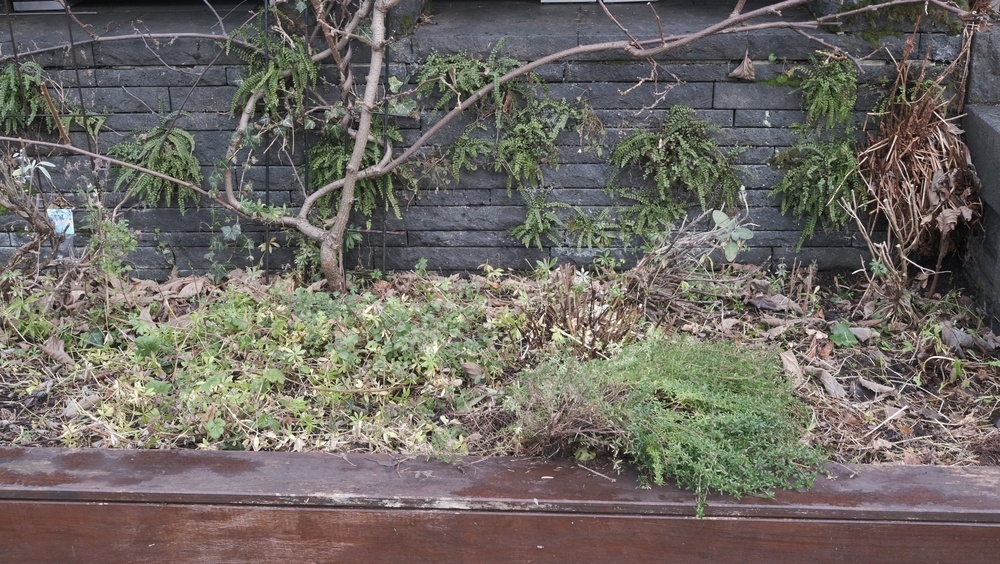
#> input picture Stylization_Project/images/testScenes/DSCF2805.JPG, 1000 x 564 px, shrunk from 3120 x 1760 before the run; its folder holds only this picture in this run
$ python add_noise.py
#> lines starting #> are read from the running program, lines starting #| are printed output that depends on the picture
import numpy as np
import os
import cv2
import argparse
from glob import glob
from sys import argv
def noisy(noise_typ,image):
   if noise_typ == "gauss":
      row,col,ch= image.shape
      mean = 0
      var = 0.4
      sigma = var**0.5
      gauss = np.random.normal(mean,sigma,(row,col,ch))
      gauss = gauss.reshape(row,col,ch)
      # noisy = image + gauss
      noisy = gauss
      return noisy
   elif noise_typ == "sp":
      row,col,ch = image.shape
      s_vs_p = 0.05
      amount = 0.004
      out = np.copy(image)
      # Salt mode
      num_salt = np.ceil(amount * image.size * s_vs_p)
      coords = [np.random.randint(0, i - 1, int(num_salt))
              for i in image.shape]
      out[coords] = 1

      # Pepper mode
      num_pepper = np.ceil(amount* image.size * (1. - s_vs_p))
      coords = [np.random.randint(0, i - 1, int(num_pepper))
              for i in image.shape]
      out[coords] = 0
      return out
   elif noise_typ == "poisson":
      vals = len(np.unique(image))
      vals = 2 ** np.ceil(np.log2(vals))
      noisy = np.random.poisson(image * vals) / float(vals)
      return noisy
   elif noise_typ =="speckle":
      row,col,ch = image.shape
      gauss = np.random.randn(row,col,ch)
      gauss = gauss.reshape(row,col,ch)
      noisy = image + image * gauss
      return noisy


# parser = argparse.ArgumentParser(description="Parser for Fast-Neural-Style")
# parser.add_argument("--image_path", type=str, required=True, help="path to image dataset")
# args = parser.parse_args()

for filename in glob("*5.JPG"):
   print(filename)
   im = cv2.imread(filename, 1)
#> im is the input picture: shape (564, 1000, 3); mean B, G, R 98.9, 105.1, 109.7
   im = im / 255.
   im = noisy("gauss", im)
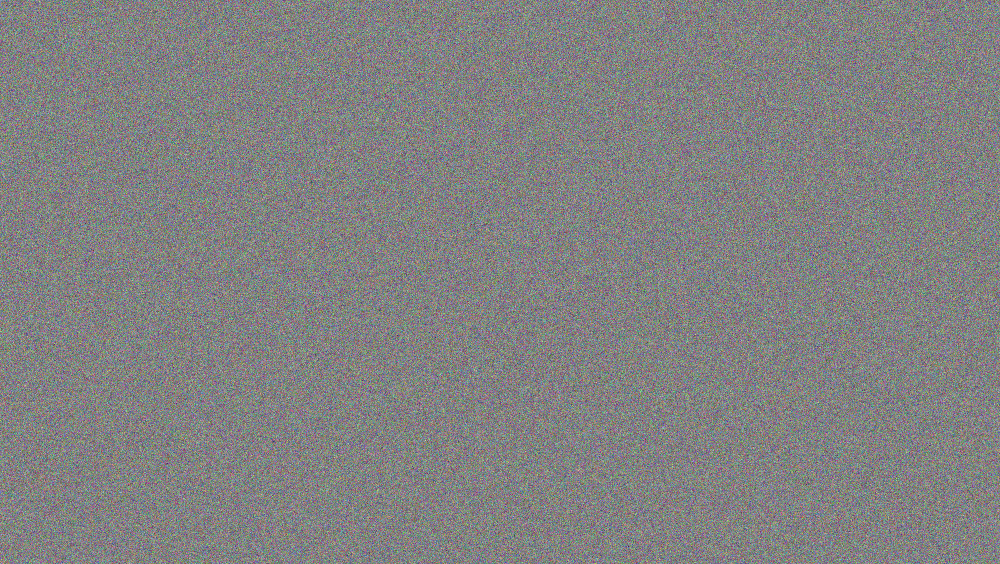
#> im: shape (564, 1000, 3) float64; mean B, G, R -0.000521, 0.0011, 0.000826; drawn with min black and max white
   #im = noisy("sp", im)
   im = im * 255
   cv2.imwrite(filename + "justnoise_.png", im)
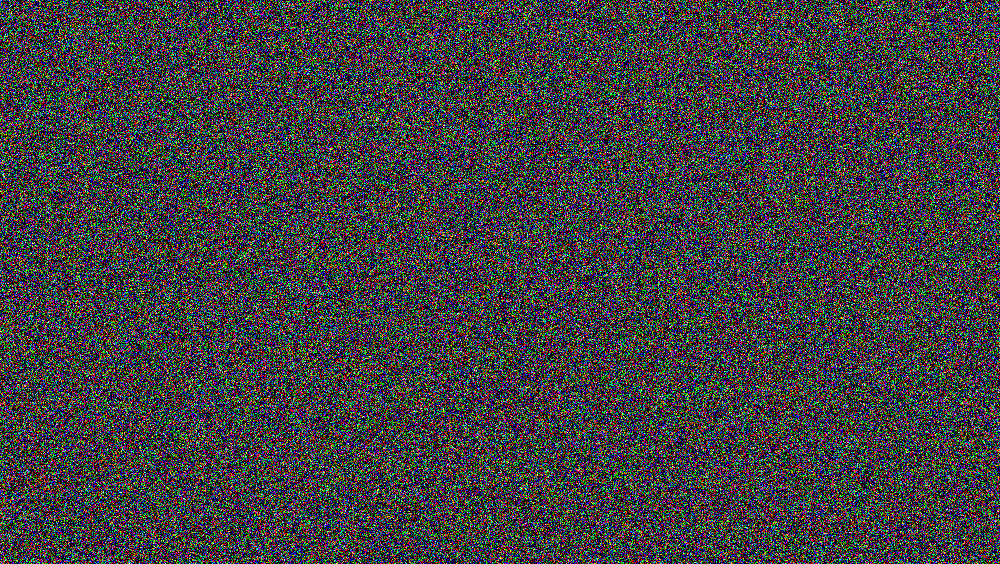
#> saved as DSCF2805.JPGjustnoise_.png: shape (564, 1000, 3); mean B, G, R 60.3, 60.5, 60.6
